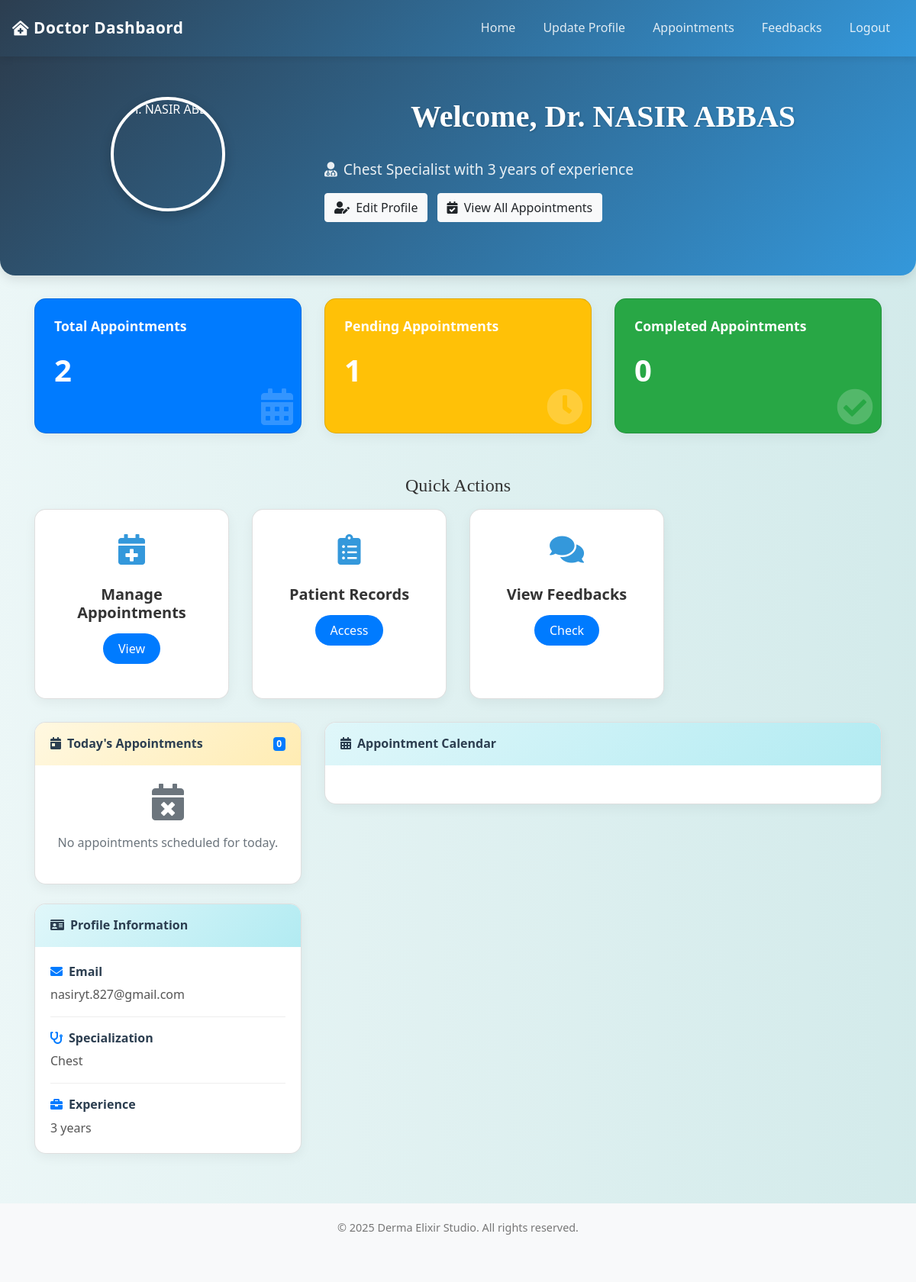
Before: /doctor/doctor_dashboard.php (signed in) with the older database file.
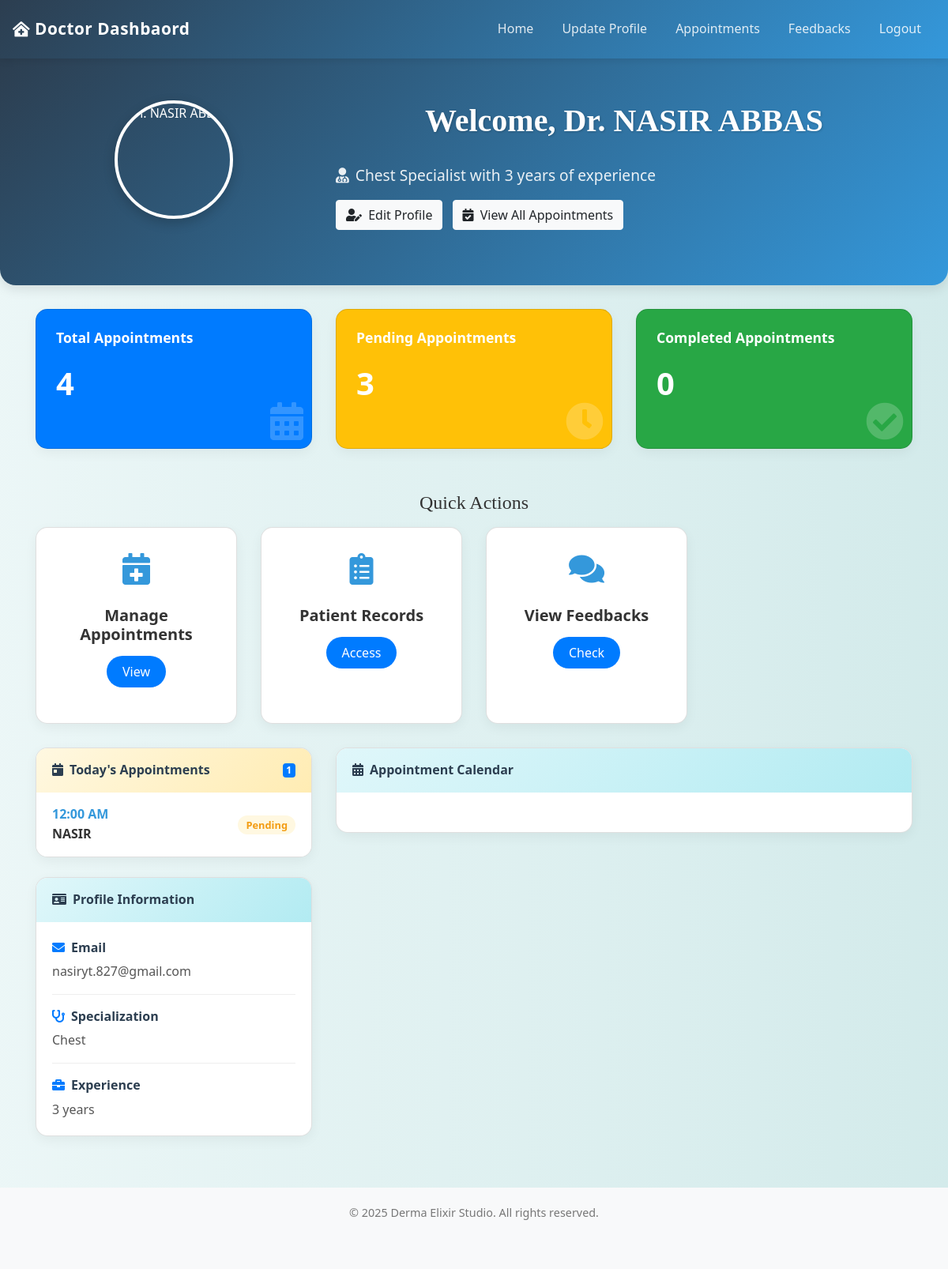
After: the same page with the newer database file.
### tables this page shows
CREATE TABLE `appointments` (
  `appointment_id` int(11) NOT NULL,
  `patient_id` int(11) DEFAULT NULL,
  `doctor_id` int(11) DEFAULT NULL,
  `appointment_date` datetime DEFAULT NULL,
  `status` enum('pending','confirmed','completed','cancelled') DEFAULT 'pending',
  `created_at` timestamp NOT NULL DEFAULT current_timestamp(),
  `updated_at` timestamp NOT NULL DEFAULT current_timestamp() ON UPDATE current_timestamp()
);

CREATE TABLE `users` (
  `id` int(11) NOT NULL,
  `username` varchar(50) NOT NULL,
  `first_name` varchar(100) NOT NULL,
  `last_name` varchar(100) NOT NULL,
  `password` varchar(255) NOT NULL,
  `email` varchar(100) NOT NULL,
  `phone` varchar(20) NOT NULL,
  `mobile` varchar(15) NOT NULL,
  `cnic` varchar(20) NOT NULL,
  `state` varchar(100) NOT NULL,
  `city` varchar(100) NOT NULL,
  `age` int(11) DEFAULT NULL
);

### doctor/doctor_dashboard.php (the view, shortened to what the changed rows need)
<?php
include('config.php');
$doctor_id = $_SESSION["doctor_id"];
$sql = "SELECT full_name, email, specialization, experience, profile_pic FROM doctors WHERE doctor_id = ?";
if ($stmt = mysqli_prepare($conn, $sql)) {
    mysqli_stmt_bind_param($stmt, "i", $param_doctor_id);
    $param_doctor_id = $doctor_id;
    if (mysqli_stmt_execute($stmt)) {
        mysqli_stmt_bind_result($stmt, $full_name, $email, $specialization, $experiences, $profile_pic);
    } else {
        echo "Oops! Something went wrong. Please try again later.";
    }
}
$total_appointments = 0;
$appointments_sql = "SELECT COUNT(*) AS total_appointments FROM appointments WHERE doctor_id = ?";
if ($stmt = mysqli_prepare($conn, $appointments_sql)) {
    mysqli_stmt_bind_param($stmt, "i", $param_doctor_id);
    $param_doctor_id = $doctor_id;
    if (mysqli_stmt_execute($stmt)) {
        mysqli_stmt_bind_result($stmt, $total_appointments);
    } else {
        echo "Error fetching appointments.";
    }
}
$pending_appointments = 0;
$pending_sql = "SELECT COUNT(*) AS pending_count FROM appointments WHERE doctor_id = ? AND status = 'pending'";
if ($stmt = mysqli_prepare($conn, $pending_sql)) {
    mysqli_stmt_bind_param($stmt, "i", $param_doctor_id);
    if (mysqli_stmt_execute($stmt)) {
        mysqli_stmt_bind_result($stmt, $pending_appointments);
    }
}
$today_appointments = [];
$today = date('Y-m-d');
$today_sql = "SELECT a.appointment_id, a.appointment_date, a.status, p.first_name as patient_name
              FROM appointments a
              JOIN users p ON a.patient_id = p.id
              WHERE a.doctor_id = ? AND DATE(a.appointment_date) = ?
              ORDER BY a.appointment_date ASC";
if ($stmt = mysqli_prepare($conn, $today_sql)) {
    mysqli_stmt_bind_param($stmt, "is", $param_doctor_id, $today);
    if (mysqli_stmt_execute($stmt)) {
        $result = mysqli_stmt_get_result($stmt);
        while ($row = mysqli_fetch_assoc($result)) {
            $today_appointments[] = $row;
        }
    }
}
?>
<!DOCTYPE html>
<html lang="en">
<head>
    <link rel="stylesheet" href="https://maxcdn.bootstrapcdn.com/bootstrap/4.5.2/css/bootstrap.min.css">
    <link rel="stylesheet" href="https://cdnjs.cloudflare.com/ajax/libs/font-awesome/5.15.3/css/all.min.css">
    <link rel="stylesheet" href="https://cdnjs.cloudflare.com/ajax/libs/fullcalendar/3.10.2/fullcalendar.min.css">
    <link rel="stylesheet" href="../css/style.css">
</head>
<body>
<?php include('navbar.php'); ?>
<div class="dashboard-header">
    <div class="container">
        <div class="row align-items-center">
            <div class="col-md-8 text-center text-md-left mt-4 mt-md-0">
                <h1>Welcome, Dr. <?php echo htmlspecialchars($full_name); ?></h1>
            </div>
        </div>
    </div>
</div>
<div class="container">
    <div class="row">
        <div class="col-md-4">
            <div class="card stat-card bg-primary text-white">
                <div class="card-body">
                    <h5 class="card-title">Total Appointments</h5>
                    <p class="stat-value"><?php echo $total_appointments; ?></p>
                    <i class="fas fa-calendar-alt stat-icon"></i>
                </div>
            </div>
        </div>
        <div class="col-md-4">
            <div class="card stat-card bg-warning text-white">
                <div class="card-body">
                    <h5 class="card-title">Pending Appointments</h5>
                    <p class="stat-value"><?php echo $pending_appointments; ?></p>
                    <i class="fas fa-clock stat-icon"></i>
                </div>
            </div>
        </div>
    </div>
    <div class="row">
        <div class="col-md-4">
            <div class="card today-appointments">
                <div class="card-header d-flex justify-content-between align-items-center">
                    <span><i class="fas fa-calendar-day mr-2"></i>Today's Appointments</span>
                    <span class="badge badge-primary"><?php echo count($today_appointments); ?></span>
                </div>
                <div class="card-body">
                    <?php if (empty($today_appointments)): ?>
                        <div class="text-center py-4">
                            <i class="fas fa-calendar-times text-muted" style="font-size: 3rem;"></i>
                            <p class="mt-3 text-muted">No appointments scheduled for today.</p>
                        </div>
                    <?php else: ?>
                        <ul class="list-group list-group-flush">
                            <?php foreach ($today_appointments as $appointment): ?>
                                <li class="list-group-item">
                                    <div class="d-flex justify-content-between align-items-center">
                                        <div>
                                            <div class="appointment-time">
                                                <?php echo date('h:i A', strtotime($appointment['appointment_date'])); ?>
                                            </div>
                                            <div class="appointment-patient">
                                                <?php echo htmlspecialchars($appointment['patient_name']); ?>
                                            </div>
                                        </div>
                                        <div>
                                            <?php
                                                $statusClass = '';
                                                switch($appointment['status']) {
                                                    case 'pending':
                                                        $statusClass = 'status-pending';
                                                        break;
                                                }
                                            ?>
                                            <span class="appointment-status <?php echo $statusClass; ?>">
                                                <?php echo ucfirst($appointment['status']); ?>
                                            </span>
                                        </div>
                                    </div>
                                </li>
                            <?php endforeach; ?>
                        </ul>
                    <?php endif; ?>
                </div>
            </div>
        </div>
    </div>
</div>
</body>
</html>

Changed rows visible on the page:
added appointments: appointment_date "12:00 AM", patient.first_name "NASIR", status "Pending"
Other visible differences:
$total_appointments: "2" → "4"
$pending_appointments: "1" → "3"
count($today_appointments): "0" → "1"
text no longer shown: "No appointments scheduled for today."
